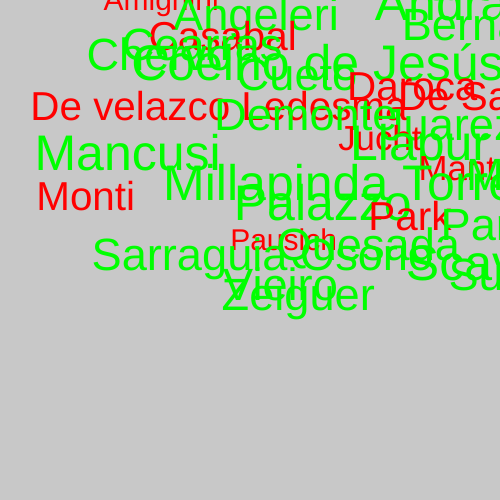
Frame 1 (no input)
Frame 2 (the mouse pressed at the canvas centre, redrawn once): identical to frame 1, image omitted

The p5.js sketch that drew this single still picture (run headless with seeded random() and noise() and a simulated clock; the mouse was pressed at the canvas centre and the sketch redrawn once):

// p5.js sketch
// ── sketch.js
let apellidos = [
  "Alvarez",
  "Amighini",
  "Andrasnik",
  "Angeleri",
  "Bernal Ribotta",
  "Casabal",
  "Cearras",
  "Chervo",
  "Coelho de Jesús",
  "Cueto",
  "Daroca",
  "De Santis",
  "De velazco Ledesma",
  "Demonte",
  "Juarez Muas",
  "Jucht",
  "Llapur Tineo",
  "Mancusi",
  "Mantovani",
  "Marinac",
  "Millapinda Torres",
  "Monti",
  "Palazzo",
  "Park",
  "Parra Krieg",
  "Pausich",
  "Quesada",
  "Sarraguia Osorio",
  "Scavuzzo",
  "Suarez",
  "Vieiro",
  "Zeiguer"
]

let asistencia = [
  1.00,
  0.75,
  1.00,
  0.94,
  0.94,
  0.88,
  0.94,
  0.94,
  1.00,
  0.94,
  0.88,
  0.88,
  0.88,
  0.94,
  0.94,
  0.81,
  1.00,
  1.00,
  0.81,
  0.94,
  1.00,
  0.88,
  1.00,
  0.88,
  0.94,
  0.75,
  0.94,
  0.94,
  1.00,
  0.94,
  0.94,
  0.94
]

// asistencia rango 0 a 1
// me gustaria que vayan desde 0 a 255
// map() -> map(asistencia[1],0,1,0,255) -> 255
// map() -> map(0.1,0,1,0,255) -> 0.5

let posX = []
let posY = []
let contadorPosY = 0 

function setup() {
  createCanvas(500, 500);
  
  for(let i = 0 ; i < apellidos.length ; i++){
    //text( apellidos[i] ,random(width),random(height))
    let posRandom = random(width) // 0 - width -1 -> 0-499
    let posRandomY = contadorPosY // 0 - width -1 -> 0-499

    posX.push(posRandom)
    posY.push(posRandomY)
    contadorPosY+= 10
    //console.log(posX)
  }

}


function draw() {
  background(200);
  
 fill(0)

 for(let i = 0 ; i < apellidos.length ; i++){
  let valorMapeado = map(asistencia[i],0.5,1,0,255)
  console.log(asistencia[i], "->", valorMapeado)
  //fill(valorMapeado,0,0)
  if(valorMapeado<200){
    fill(255,0,0)
  }else{
    fill(0,255,0)
  }
  
  let valorMapeadoParaTexto = map(asistencia[i],0.5,1,10,50)


  textSize(valorMapeadoParaTexto)

  text( apellidos[i] , posX[i], posY[i])
 }

 noLoop()

}


function keyPressed() {
  if (key === 'd') {
    apellidos.pop()
    posX.pop()
    posY.pop()
    // Code to run.
  }
  if (key === 'a') {
    apellidos.push("hola")
    posX.push(random(width))
    posY.push(random(height))

    // Code to run.
  }
}
